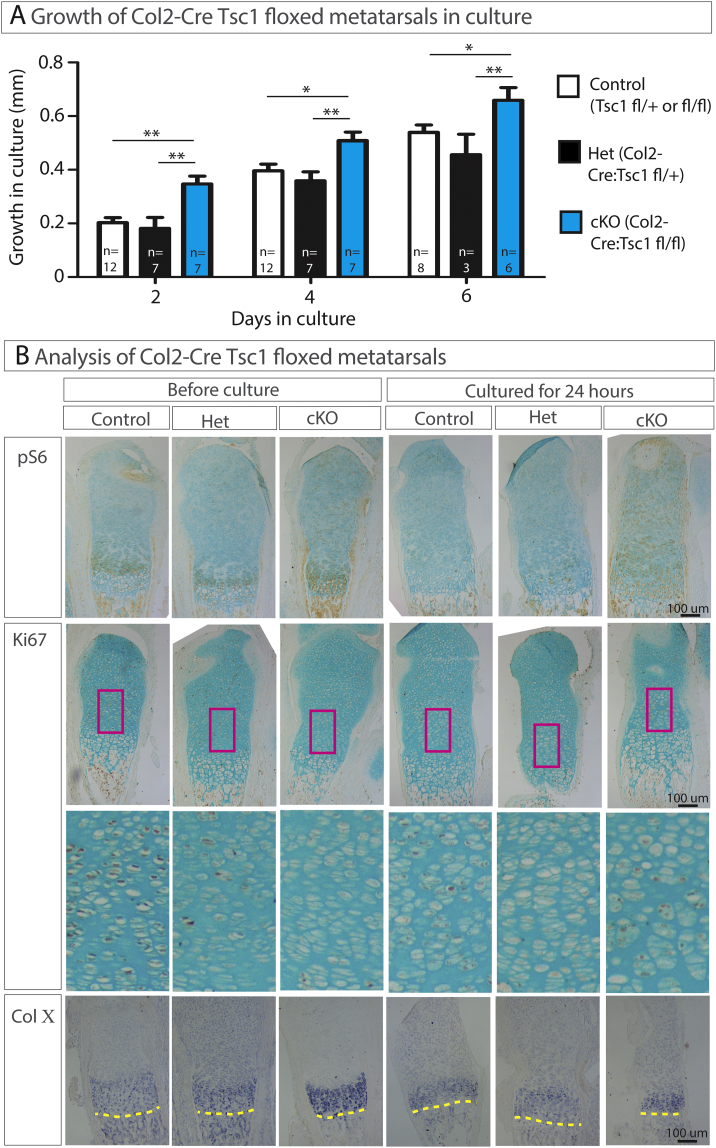
#> input picture atlas/data/round253/newton2018_fig/gr2.jpg, 716 x 1148 px
$ python round253_newton2018_fig2A.py
#> lines starting #> are read from the running program, lines starting #| are printed output that depends on the picture; after the words box and inside, x2 and y2 are one past the last pixel; in counts of white or black regions, pixels touching at a corner belong together
#!/usr/bin/env python3
"""
Round 253. Digitise Figure 2A of newton2018 (PMID 29955624, PMC6020113).

WHY THIS EXISTS. Round 252 read the paper's sentence

    "52% increase in growth: control bones grew 150 +/- 13 um; cKO bones grew
     229 +/- 19 um ... and this growth increment was sustained over the culture
     period"

as a SUSTAINED RATE ADVANTAGE, and built the conclusion "the block on growth is
extrinsic" on top of it. Figure 2A plots cumulative growth in culture at day 2
and day 4 for control, heterozygote and cKO. If the rate advantage were
sustained, the day-4 cKO bar would sit ~52 per cent above the day-4 control bar.
This script measures the bars.

The axis calibration is taken from the five tick marks on the y-axis
(0, 0.2, 0.4, 0.6, 0.8 mm), located by their own pixel positions rather than
assumed. Bar tops are found as the highest row at which more than 85 per cent of
the bar's interior width is bar-coloured, searching only BELOW the significance
annotation lines so that those cannot be mistaken for a bar edge.

Input:  atlas/data/round253/newton2018_fig/gr2.jpg
        (Europe PMC supplementaryFiles endpoint for PMC6020113, CC BY)
"""
import os
import numpy as np
from PIL import Image

HERE = os.path.dirname(os.path.dirname(os.path.abspath(__file__)))
IMG = os.path.join(HERE, "data", "round253", "newton2018_fig", "gr2.jpg")

# Panel A is the top-left region of the composite figure.
PANEL_FRAC_H, PANEL_FRAC_W = 0.42, 0.55

# Bar x-extents (inclusive), read off the marked runs along the row just above
# the baseline. Three genotypes per timepoint, in figure order.
BARS = {
    "day2_control": (97, 128),
    "day2_het":     (139, 170),
    "day2_cKO":     (181, 212),
    "day4_control": (252, 283),
    "day4_het":     (294, 326),
    "day4_cKO":     (337, 368),
}

# Bar tops are all below y=145; the "*"/"**" annotation lines sit above that.
SEARCH_TOP = 145


def load_panel():
    a = np.array(Image.open(IMG).convert("RGB"))
    return a[: int(a.shape[0] * PANEL_FRAC_H), : int(a.shape[1] * PANEL_FRAC_W)]


def masks(sub):
    r, g, b = (sub[:, :, i].astype(int) for i in range(3))
    dark = (r < 110) & (g < 110) & (b < 110)
    blue = (b > 140) & (b - r > 50) & (b - g > 25)
    return dark, blue


def y_ticks(dark):
    """Tick marks project to the LEFT of the y-axis; group contiguous rows."""
    band = dark[:, 64:76]
    rows = np.nonzero(band.sum(axis=1) >= 8)[0]
    groups, cur = [], [rows[0]]
    for y in rows[1:]:
        if y - cur[-1] <= 2:
            cur.append(y)
        else:
            groups.append(cur)
            cur = [y]
    groups.append(cur)
    return [sum(gg) / len(gg) for gg in groups]


def main():
    sub = load_panel()
#> in load_panel, a is the input picture: shape (1148, 716, 3); mean R, G, B 175, 189.6, 192.1
#> in load_panel, `return a[: int(a.shape[0] * PANEL_FRAC_H), : int(a.shape[1] * PANEL_FR..`:
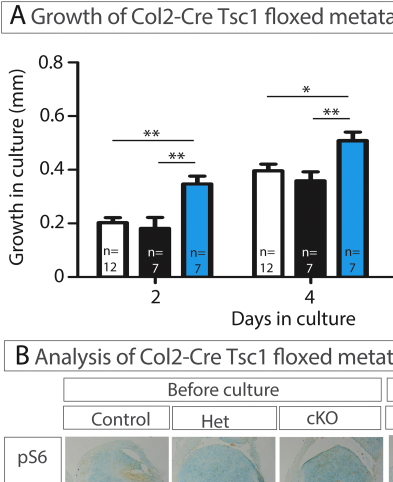
#> returned value: shape (482, 393, 3); mean of channels 0, 1, 2 218.3, 222.3, 224; drawn as R, G, B
    dark, blue = masks(sub)
#> in masks, `r, g, b = (sub[:, :, i].astype(int) for i in range(3))`:
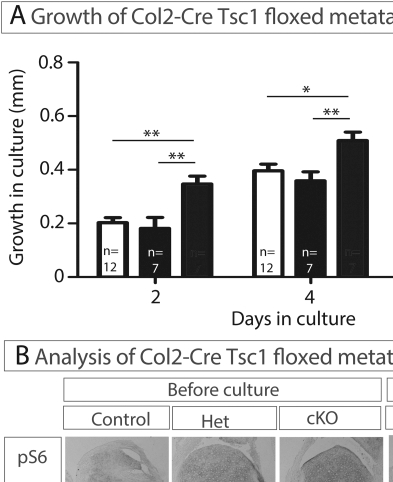
#> r: shape (482, 393) int64; min 12, max 255, mean 218.3
#> in masks, `r, g, b = (sub[:, :, i].astype(int) for i in range(3))`:
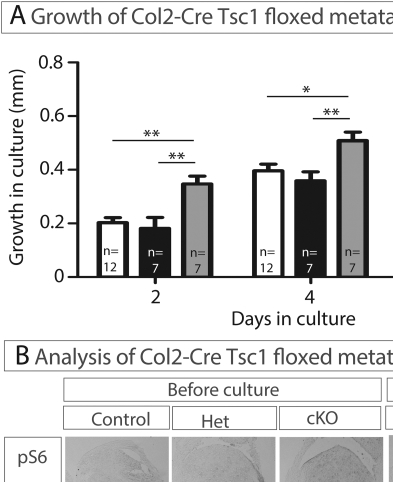
#> g: shape (482, 393) int64; min 12, max 255, mean 222.3
#> in masks, `r, g, b = (sub[:, :, i].astype(int) for i in range(3))`:
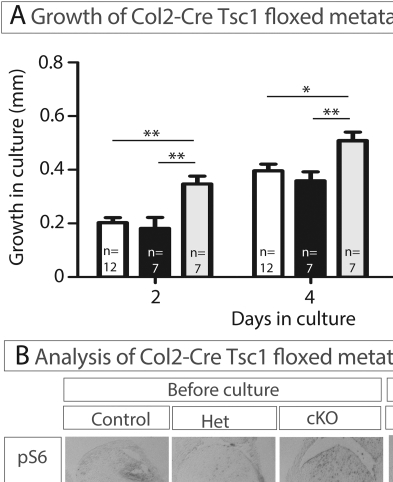
#> b: shape (482, 393) int64; min 12, max 255, mean 224
#> in masks, `dark = (r < 110) & (g < 110) & (b < 110)`:
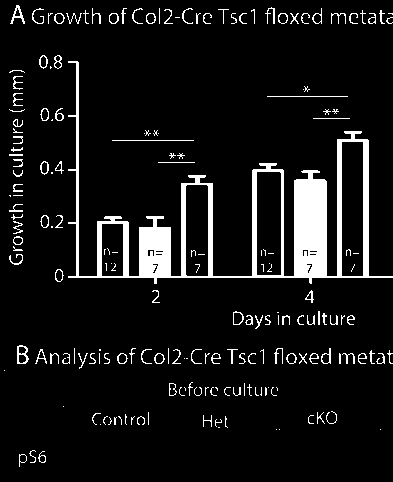
#> dark: shape (482, 393) bool; 8.2% white; 194 white regions (84 under 20 px), largest, box (x1, y1, x2, y2) and area: (68, 61, 393, 284) 10671, (17, 345, 29, 364) 106, (10, 5, 25, 24) 95
#> in masks, `blue = (b > 140) & (b - r > 50) & (b - g > 25)`:
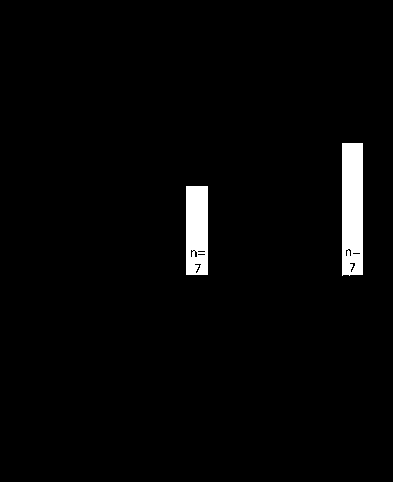
#> blue: shape (482, 393) bool; 2.4% white; 2 white regions, box (x1, y1, x2, y2) and area: (342, 143, 363, 276) 2734, (186, 186, 208, 275) 1906
    mark = dark | blue
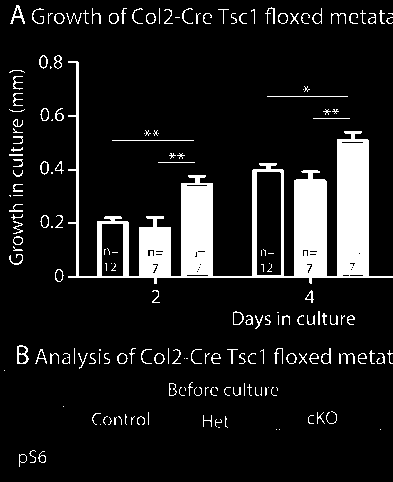
#> mark: shape (482, 393) bool; 10.7% white; 188 white regions (78 under 20 px), largest, box (x1, y1, x2, y2) and area: (68, 61, 393, 284) 15376, (17, 345, 29, 364) 106, (10, 5, 25, 24) 95

    ticks = y_ticks(dark)
#> in y_ticks, `rows = np.nonzero(band.sum(axis=1) >= 8)[0]`: rows = [61, 62, 115, 116, 169, 170, 222, 223, 276, 277]
#> in y_ticks, `groups, cur = [], [rows[0]]`: groups = []; cur = [61]
#> the loop in y_ticks, `for y in rows[1:]:` made 9 passes
#> (y, cur) on passes 2, 4, 6, 8: (115, [115]), (169, [169]), (222, [222]), (276, [276])
#> y on passes 1, 3, 5, 7, 9: 62, 116, 170, 223, 277
#> after the loop in y_ticks, `for y in rows[1:]:`: groups = [[61, 62], [115, 116], [169, 170], [222, 223]]
#> ticks = [61.5, 115.5, 169.5, 222.5, 276.5]
    if len(ticks) != 5:
        raise SystemExit(f"expected 5 y-axis ticks, found {len(ticks)}: {ticks}")
    y_top, y_zero = ticks[0], ticks[-1]          # 0.8 mm and 0 mm
#> y_top = 61.5; y_zero = 276.5
    px_per_mm = (y_zero - y_top) / 0.8
#> px_per_mm = 268.8
    spacing = np.diff(ticks)
#> spacing = [54, 54, 53, 54]
    print(f"y ticks (px): {[round(t,1) for t in ticks]}")
#| y ticks (px): [61.5, 115.5, 169.5, 222.5, 276.5]
    print(f"tick spacing: {[round(float(s),2) for s in spacing]}  "
          f"(even to {float(spacing.std()):.2f} px)")
#| tick spacing: [54.0, 54.0, 53.0, 54.0]  (even to 0.43 px)
    print(f"calibration : {px_per_mm:.2f} px per mm, baseline y = {y_zero}\n")
#| calibration : 268.75 px per mm, baseline y = 276.5

    vals = {}
    for name, (x0, x1) in BARS.items():
        xs = slice(x0 + 2, x1 - 1)
        width = (x1 - 1) - (x0 + 2)
        top = None
        for y in range(SEARCH_TOP, int(y_zero)):
            if mark[y, xs].sum() / width > 0.85:
                top = y
                break
        if top is None:
            raise SystemExit(f"no bar top found for {name}")
        vals[name] = (y_zero - top) / px_per_mm
        print(f"{name:13s} top_y={top:4d}   {vals[name]:.4f} mm")
#> this loop made 6 passes
#| day2_control  top_y= 221   0.2065 mm
#| day2_het      top_y= 227   0.1842 mm
#| day2_cKO      top_y= 183   0.3479 mm
#| day4_control  top_y= 169   0.4000 mm
#| day4_het      top_y= 179   0.3628 mm
#| day4_cKO      top_y= 145   0.4893 mm
#> after the loop, vals = {'day2_control': 0.207, 'day2_het': 0.184, 'day2_cKO': 0.348, 'day4_control': 0.4, 'day4_het': 0.363, 'day4_cKO': 0.489}

    print()
    for d in ("day2", "day4"):
        c, k = vals[f"{d}_control"], vals[f"{d}_cKO"]
        print(f"{d}: cKO/control = {k/c:.3f}  ({(k/c-1)*100:+.0f} per cent cumulative)")
#> this loop made 2 passes
#> (c, k) on passes 1 to 2: (0.207, 0.348), (0.4, 0.489)
#| day2: cKO/control = 1.685  (+68 per cent cumulative)
#| day4: cKO/control = 1.223  (+22 per cent cumulative)

    print("\nGROWTH BETWEEN DAY 2 AND DAY 4 - the test of a SUSTAINED advantage:")
    inc = {}
    for gt in ("control", "het", "cKO"):
        inc[gt] = vals[f"day4_{gt}"] - vals[f"day2_{gt}"]
        print(f"  {gt:8s} {inc[gt]:.4f} mm")
#> this loop made 3 passes
#|   control  0.1935 mm
#|   het      0.1786 mm
#|   cKO      0.1414 mm
#> after the loop, inc = {'control': 0.193, 'het': 0.179, 'cKO': 0.141}
    print(f"  cKO increment / control increment = {inc['cKO']/inc['control']:.3f}")
#|   cKO increment / control increment = 0.731

    # What a genuinely sustained +52 per cent would have predicted at day 4.
    pred = vals["day4_control"] * 1.52
#> pred = 0.608
    print(f"\nIf the 52 per cent were a SUSTAINED rate advantage, day-4 cKO would be "
          f"{pred:.3f} mm.\nIt is {vals['day4_cKO']:.3f} mm. Published SEMs on these "
          f"bars are of order 0.02-0.03 mm,\nso the shortfall of {pred-vals['day4_cKO']:.3f} "
          f"mm is several standard errors.")
#| If the 52 per cent were a SUSTAINED rate advantage, day-4 cKO would be 0.608 mm.
#| It is 0.489 mm. Published SEMs on these bars are of order 0.02-0.03 mm,
#| so the shortfall of 0.119 mm is several standard errors.

    print("\nREAD ERROR. Bar tops are located to about +/- 2 px, which is "
          f"+/- {2/px_per_mm:.4f} mm.\nThat is smaller than the day2-to-day4 increment "
          f"difference of {inc['control']-inc['cKO']:.4f} mm,\nbut it is NOT smaller than "
          "the published SEMs, so the claim supported here is the\nABSENCE of a sustained "
          "advantage, not the presence of a sustained DISadvantage.")
#| READ ERROR. Bar tops are located to about +/- 2 px, which is +/- 0.0074 mm.
#| That is smaller than the day2-to-day4 increment difference of 0.0521 mm,
#| but it is NOT smaller than the published SEMs, so the claim supported here is the
#| ABSENCE of a sustained advantage, not the presence of a sustained DISadvantage.


if __name__ == "__main__":
    main()
